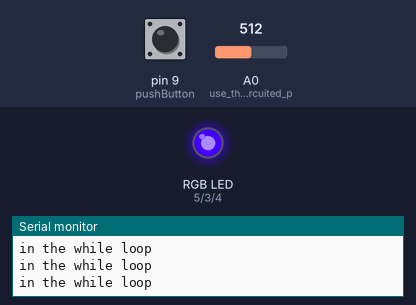
A sketch run on a simulated Arduino Uno, built with avr-gcc and run on an emulated ATmega328P. Shown: an RGB LED mixed from three pins (HIGH = lit), the last lines printed to the serial monitor. The inputs (shaded band) are chosen by the test bench; at power-on: A0 (use_this_open_circuited_p) = 512, pin 9 (pushButton) LOW. Dim RGB values are drawn brighter than linear; random numbers use the default seed unless the sketch sets one.

Above: at 1.3 s.
1.4 s: A0 (use_this_open_circuited_p) set to 0
At 1.9 s:
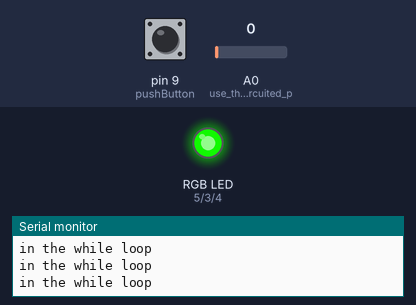
4.5 s: pin 9 (pushButton) pulled HIGH for 0.6 s
6.6 s: pin 9 (pushButton) pulled HIGH for 1 s
At 7.8 s:
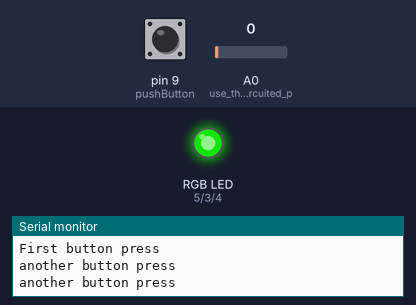
9.1 s: pin 9 (pushButton) pulled HIGH for 0.6 s
At 10.8 s:
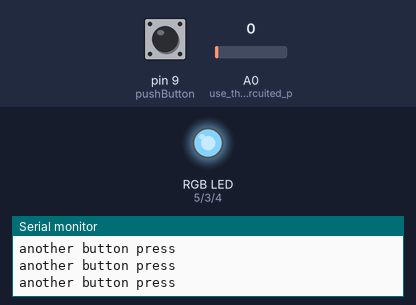
11.2 s: pin 9 (pushButton) pulled HIGH for 3.2 s
At 11.6 s:
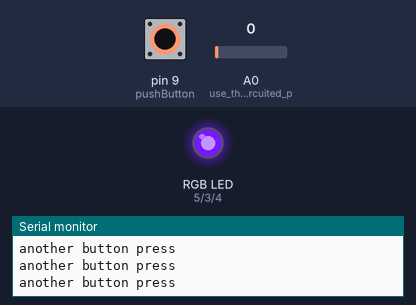
15.9 s: pin 9 (pushButton) pulled HIGH for 3.2 s
At 19.3 s:
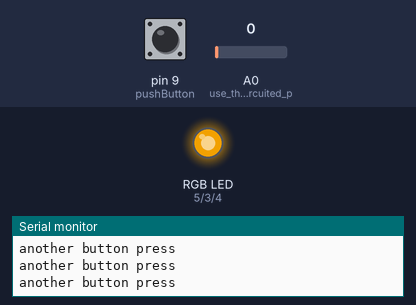
Timing chart, 0 to 20.8 s (numbered marks = the images above; inputs shaded):
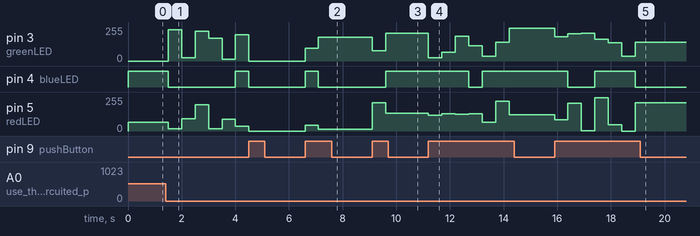

Measured:
- after the input at 1.4 s, pin 3 (greenLED): 0/255 → 234/255 after 0.10 s, → 24/255 0.50 s later, → 222/255 0.50 s later, → 169/255 0.50 s later, … (6 changes in this stretch); pin 4 (blueLED): HIGH → LOW after 0.10 s, → HIGH 2.5 s later
- after the input at 6.6 s, pin 3 (greenLED): 0/255 → 95/255 at once, → 177/255 0.50 s later; pin 4 (blueLED): LOW → HIGH at once, → LOW 0.50 s later; pin 5 (redLED): 0/255 → 45/255 at once, → 13/255 0.50 s later
- after the input at 9.1 s, pin 3 (greenLED): 177/255 → 78/255 at once, → 210/255 0.50 s later; pin 4 (blueLED): LOW → HIGH after 0.50 s; pin 5 (redLED): 13/255 → 212/255 at once, → 134/255 0.50 s later
- after the input at 11.2 s, pin 3 (greenLED): 210/255 → 24/255 at once, → 67/255 0.50 s later, → 187/255 0.50 s later, → 114/255 0.50 s later, … (7 changes in this stretch); pin 4 (blueLED): HIGH → LOW after 1.5 s, → HIGH 0.50 s later
- after the input at 15.9 s, pin 3 (greenLED): 244/255 → 183/255 at once, → 203/255 0.50 s later, → 207/255 0.50 s later, → 163/255 0.50 s later, … (7 changes in this stretch); pin 4 (blueLED): HIGH → LOW after 0.50 s, → HIGH 1.0 s later, → LOW 1.5 s later

The sketch:

Tri-colorLED.ino
```cpp
//these teensy pins are PWM capable pins
int greenLED = 3;//3.0V, ~33ohm or bigger - LEDs turn ON with very little current so the 220 ohm that came with the tri-color LED are fine
int blueLED = 4;//2.3V, ~111ohm
int redLED = 5;//1.6V, ~189ohm

//these pins are NOT PWM capable pins
//int greenLED = 7;//3.0V, ~33ohm or bigger - LEDs turn ON with very little current so the 220 ohm that came with the tri-color LED are fine
//int blueLED = 8;//2.3V, ~111ohm
//int redLED = 12;//1.6V, ~189ohm

int pushButton = 9;
volatile int counter;

long dutyCycleRandNumber;

void setup() {
  // put your setup code here, to run once:
  Serial.begin(9600);
  pinMode(greenLED, OUTPUT);
  pinMode(blueLED, OUTPUT);
  pinMode(redLED, OUTPUT);
  pinMode(pushButton, INPUT);
  pinMode(A0, INPUT);//use this open circuited pin for a seed to the random number generator

 // attachInterrupt(pushButton, changeLights, CHANGE);//for task 6, demo #4
}

void loop() {
  // put your main code here, to run repeatedly:

counter = 0;
  while(counter < 1)
  {
    Serial.println("in the while loop");

 randomSeed(analogRead(A0));

    dutyCycleRandNumber = random(256);
    analogWrite(greenLED, dutyCycleRandNumber);
    dutyCycleRandNumber = random(256);
    analogWrite(redLED, dutyCycleRandNumber);
    dutyCycleRandNumber = random(256);
    analogWrite(blueLED, dutyCycleRandNumber);
    delay(500);

    if(digitalRead(pushButton) == HIGH)//first press of pushbutton
    {
       Serial.println("First button press");
      counter++;

        digitalWrite(greenLED, LOW);
      digitalWrite(redLED, LOW);
      digitalWrite(blueLED, LOW);
      delay(1000);
    }
  }//end while loop

  while(counter > 0 && counter < 10)
  {
    //Serial.println("In the next while loop");
    if(digitalRead(pushButton)== HIGH)//out of the loop., now all subsequent press of pushbutton
    {
      Serial.println("another button press");
      freezeLight();
    }
 }

}//end main

//DEMO 1 SHOULD INVOLVE A COMBINATION OF ON/OFF CYCLES OF ALL LED AND SHOULD RESEMBLE THE FOLLOWING
//int myDelay = 800;
//
//   digitalWrite(greenLED, 1);
//   delay(myDelay);
//   digitalWrite(greenLED, 0);
//
//    digitalWrite(redLED, 1);
//   delay(myDelay);
//   digitalWrite(redLED, 0);
//
//    digitalWrite(blueLED, 1);
//   delay(myDelay);
//   digitalWrite(blueLED, 0);

//DEMO 2 SHOULD INVOLVE A COMBINATION OF PWM CYCLES OF ALL LED AND SHOULD RESEMBLE THE FOLLOWING
//    randomSeed(analogRead(A0));
//    dutyCycleRandNumber = random(256);
//    analogWrite(greenLED, dutyCycleRandNumber);
//    dutyCycleRandNumber = random(256);
//    analogWrite(redLED, dutyCycleRandNumber);
//    dutyCycleRandNumber = random(256);
//    analogWrite(blueLED, dutyCycleRandNumber);
//    delay(500);

//DEMO 3 IF COLOUR CYCLING IS DONE WITH DIGITALWRITE()BE CERTAIN TO USE NON-PWM PINS
//THE CODE IMMEDIATE BELOW IS ANALOGWRITE, AND BELOW THAT IS THE DIGITALWRITE VERSION
//RESPECTIVE SETUP() CODE IS COMMENTED IN/OUT WHEN NECESSARY


void freezeLight()
{
dutyCycleRandNumber = random(256);
    analogWrite(greenLED, dutyCycleRandNumber);
    dutyCycleRandNumber = random(256);
    analogWrite(redLED, dutyCycleRandNumber);
    dutyCycleRandNumber = random(256);
    analogWrite(blueLED, dutyCycleRandNumber);
    delay(500);
}

//ANOTHER VERSION OF DEMO 3 BUT WITH DIGITALWRITE
//DEMO 3 WITH DIGITALWRITE COLOUR CYCLING FOR CONVENIENCE USE THREE SEQUENTIAL PINS TO EXPLOIT RANDOM NUMBER GENERATION
//void loop(){
//
//  counter = 0;
//
//  //first loop randomly picks LEDs to light up and also monitors the pushbutton
//  //pressing the pushbutton the first time gets you out of this first while loop and into the second
//  while(counter < 1)
//  {
//    int onPin = random(0, 3);//I used pins 0, 1 and 2 for convenience
//    int offPin_1;
//    int offPin_2;
//
//    if(onPin == greenLED)
//    {
//      offPin_1 = redLED;
//      offPin_2 = blueLED;
//    }
//    else if(onPin == redLED)
//    {
//     offPin_1 = greenLED;
//     offPin_2 = blueLED;
//    }
//    else
//    {
//     offPin_1 = greenLED;
//     offPin_2 = redLED;
//    }
//
//    digitalWrite(onPin, HIGH);
//    digitalWrite(offPin_1, LOW);
//    digitalWrite(offPin_2, LOW);
//    delay(200);
//
//   //monitor the pushbutton - polling has shortcomings
//    if(digitalRead(pushButton) == HIGH)//first press of pushbutton
//    {
//      counter++;
//
//      //turn all the LEDs OFF as a beacon so I know it has reacted
//      digitalWrite(greenLED, LOW);
//      digitalWrite(redLED, LOW);
//      digitalWrite(blueLED, LOW);
//     // delay(1000);
//    }
//  }//end while loop
//
//  //this loop monitors for subsequent pushbutton presses and also invokes freezeLight() to change the lights
//  while(counter > 0 && counter < 10)//counter < 10 is for future expansion, not yet implemented
//  {
//
//    if(digitalRead(pushButton)== HIGH)//out of the loop., now all subsequent press of pushbutton
//    {
//      freezeLight();
//    }
// }
//
//}//end main

//void freezeLight()
//{
//   int onPin = random(0, 3);
//
//   int offPin_1;
//   int offPin_2;
//
//   if(onPin == greenLED)
//   {
//    offPin_1 = redLED;
//    offPin_2 = blueLED;
//   }
//   else if(onPin == redLED)
//   {
//    offPin_1 = greenLED;
//    offPin_2 = blueLED;
//   }
//   else
//   {
//    offPin_1 = greenLED;
//    offPin_2 = redLED;
//   }
//
//    digitalWrite(onPin, HIGH);
//    digitalWrite(offPin_1, LOW);
//    digitalWrite(offPin_2, LOW);
//    //delay(500);
//
//}

//DEMO 4 INTERRUPT WITH DIGITALWRITE COLOUR CYCLING FOR CONVENIENCE USE THREE SEQUENTIAL PINS TO EXPLOIT RANDOM NUMBER GENERATION
//REFER TO THE ATTACHINTERRUPT LINE OF CODE IN THE SETUP() FUNCTION - IT IS COMMENTED OUT
//THIS WAS EASIER TO IMPLEMENT USING FUNCTIONS CHANGELIGHTS AND RANDOMLIGHTS
//void loop(){
//
//   while(counter < 1)
//   {
//    randomLights();
//   }
//
//}//end main
//
//void changeLights()
//{
//  int onPin, offPin_1, offPin_2;
//
//  counter++;
//
//  int beacon = counter % 3;
//
//   if(beacon == 0)
//   {
//    onPin = greenLED;
//    offPin_1 = redLED;
//    offPin_2 = blueLED;
//   }
//   else if(beacon == 1)
//   {
//    onPin = redLED;
//    offPin_1 = greenLED;
//    offPin_2 = blueLED;
//   }
//   else
//   {
//    onPin = blueLED;
//    offPin_1 = greenLED;
//    offPin_2 = redLED;
//   }
//
//  digitalWrite(onPin, HIGH);
//  digitalWrite(offPin_1, LOW);
//  digitalWrite(offPin_2, LOW);
//  delay(200);
//}
//
//void randomLights()
//{
//   int onPin = random(0, 3);
//
//   int offPin_1;
//   int offPin_2;
//
//   if(onPin == greenLED)
//   {
//    offPin_1 = redLED;
//    offPin_2 = blueLED;
//   }
//   else if(onPin == redLED)
//   {
//    offPin_1 = greenLED;
//    offPin_2 = blueLED;
//   }
//   else
//   {
//    offPin_1 = greenLED;
//    offPin_2 = redLED;
//   }
//
//    digitalWrite(onPin, HIGH);
//    digitalWrite(offPin_1, LOW);
//    digitalWrite(offPin_2, LOW);
//    delay(100);
//
//}
```
